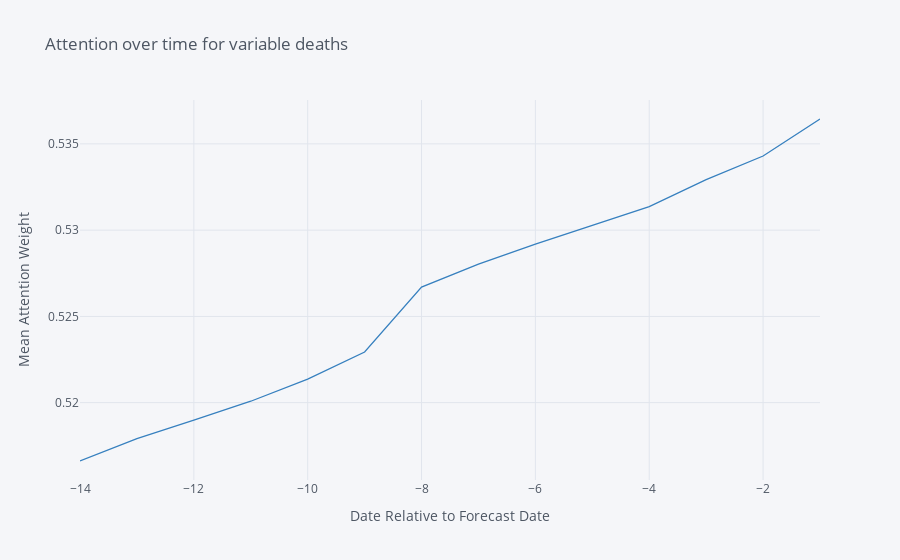

Notebook code cell kept with this figure:
### Code cell
plot_historical_attention_weight(interpretability_weight, index=0, name="deaths")

### Figure 1 — Plotly figure (JSON) as saved in the notebook; plotly's stock layout.template omitted (floating-point values rounded to 4 significant figures)
{"data": [{"line": {"color": "rgba(55, 128, 191, 1.0)", "dash": "solid", "shape": "linear", "width": 1.3}, "mode": "lines", "name": "deaths", "text": "", "type": "scatter", "x": [-14, -13, -12, -11, -10, -9, -8, -7, -6, -5, -4, -3, -2, -1], "y": [0.5166, 0.5179, 0.519, 0.5201, 0.5214, 0.5229, 0.5267, 0.528, 0.5292, 0.5303, 0.5314, 0.5329, 0.5343, 0.5364]}], "layout": {"legend": {"bgcolor": "#F5F6F9", "font": {"color": "#4D5663"}}, "paper_bgcolor": "#F5F6F9", "plot_bgcolor": "#F5F6F9", "title": {"font": {"color": "#4D5663"}, "text": "Attention over time for variable deaths"}, "xaxis": {"gridcolor": "#E1E5ED", "showgrid": true, "tickfont": {"color": "#4D5663"}, "title": {"font": {"color": "#4D5663"}, "text": "Date Relative to Forecast Date"}, "zerolinecolor": "#E1E5ED"}, "yaxis": {"gridcolor": "#E1E5ED", "showgrid": true, "tickfont": {"color": "#4D5663"}, "title": {"font": {"color": "#4D5663"}, "text": "Mean Attention Weight"}, "zerolinecolor": "#E1E5ED"}}}
